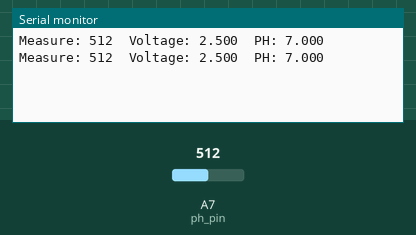
Bench run of a sketch on a simulated Arduino Nano, built with avr-gcc and run on an emulated ATmega328P. Shown: the last lines printed to the serial monitor. The inputs (shaded band) are chosen by the test bench; at power-on: A7 (ph_pin) = 512.

Above: at 2.8 s.
2.9 s: A7 (ph_pin) set to 716
At 4.5 s:
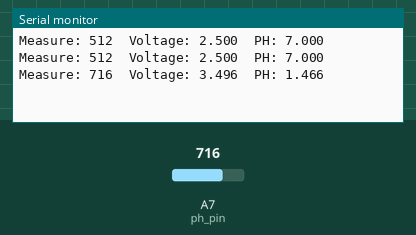
5.6 s: A7 (ph_pin) set to 900
At 7.2 s:
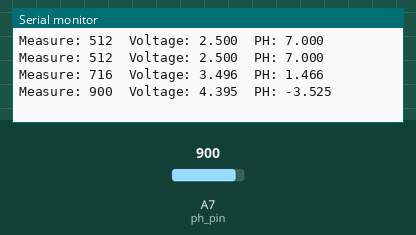
Timing chart, 0 to 8.7 s (numbered marks = the images above; inputs shaded):
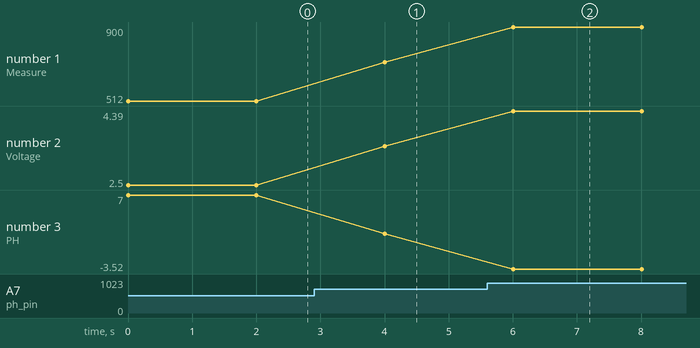

Measured:
- after the input at 2.9 s, the serial monitor: prints a new line after 1.1 s (image 1)
- after the input at 5.6 s, the serial monitor: prints a new line after 0.40 s (image 2)
- plotted number 1: 512 → 716 after the input at 2.9 s, 716 → 900 after the input at 5.6 s
- plotted number 2: 2.5 → 3.5 after the input at 2.9 s, 3.5 → 4.39 after the input at 5.6 s
- plotted number 3: 7 → 1.47 after the input at 2.9 s, 1.47 → -3.52 after the input at 5.6 s

The sketch:

pH_meter.ino
```cpp
int ph_pin = A7; //This is the pin number connected to Po

void setup() {
  Serial.begin(9600);
}

void loop() {
  int measure = analogRead(ph_pin);
  Serial.print("Measure: ");
  Serial.print(measure);

  double voltage = 5 / 1024.0 * measure; //classic digital to voltage conversion
  Serial.print("\tVoltage: ");
  Serial.print(voltage, 3);

  // PH_step = (voltage@PH7 - voltage@PH4) / (PH7 - PH4)
  // PH_probe = PH7 - ((voltage@PH7 - voltage@probe) / PH_step)
  float Po = 7 + ((2.5 - voltage) / 0.18);
  Serial.print("\tPH: ");
  Serial.print(Po, 3);

  Serial.println("");
  delay(2000);
}
```
